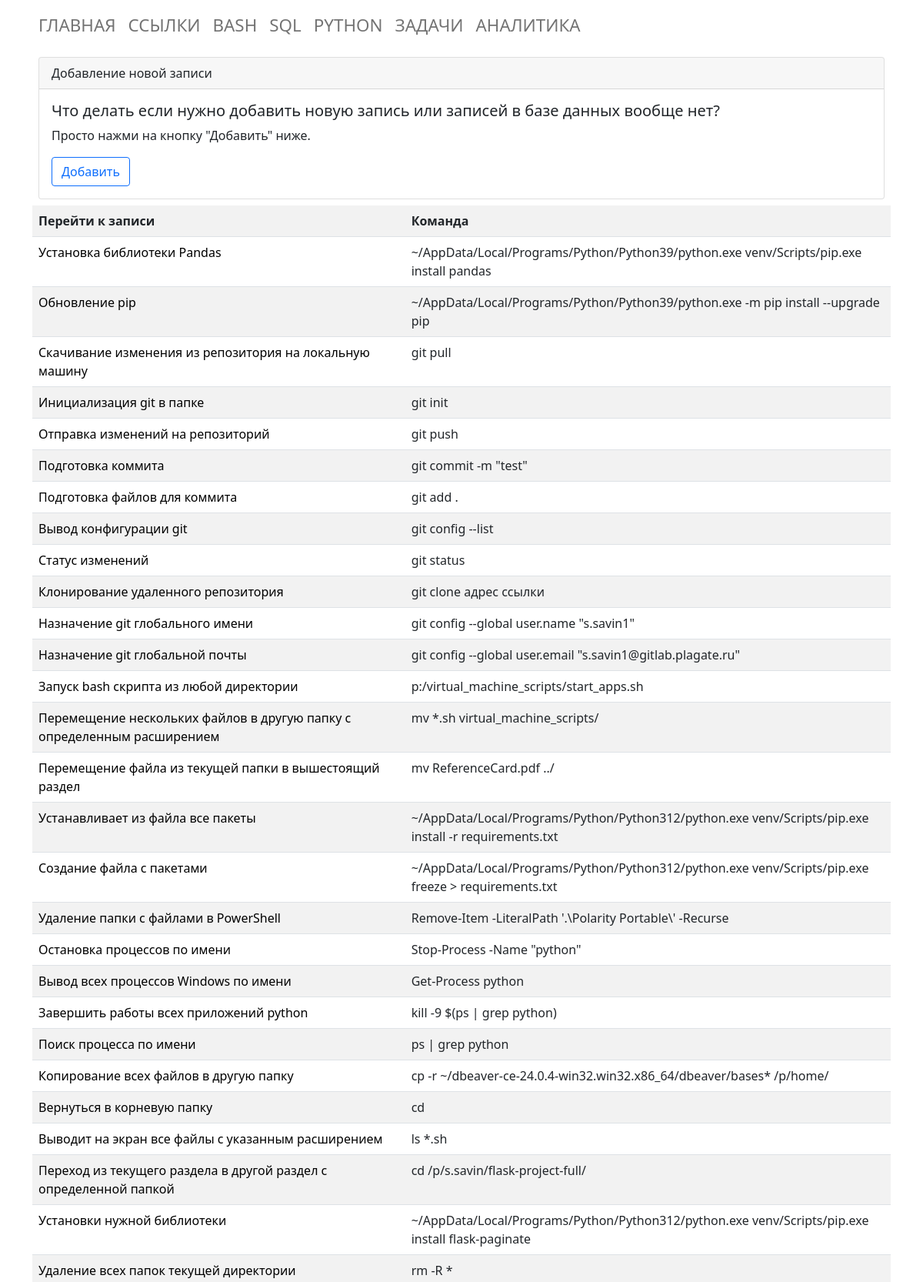
Page /bash (upper part) on the committed database.
### tables this page shows
CREATE TABLE "bash" (
    bash_id INTEGER PRIMARY KEY AUTOINCREMENT,
    bash_command TEXT NOT NULL,
    bash_name TEXT NOT NULL
  );

### app.py (the view)
@app.route("/bash")
def bash_list_commands():
    conn = connect.get_db_connection()
    bash_list = conn.execute("SELECT * FROM bash ORDER BY bash_id DESC").fetchall()
    conn.close()
    return render_template("bash/bash_list_commands.html",
                           bash_list=bash_list,
                           )

### modules/connect.py (called while the page is built)
def get_db_connection():
    db_path = os.path.join(BASE_DIR, '../database.db')
    conn = sqlite3.connect(db_path)
    conn.row_factory = sqlite3.Row
    return conn

### templates/bash/bash_list_commands.html (shortened to what this page needs)
{% extends "base.html" %}
{% block content %}
   <div class="card m-2">
      <div class="card-header">
         Добавление новой записи
      </div>
      <div class="card-body">
         <h5 class="card-title">Что делать если нужно добавить новую запись или записей в базе данных вообще нет?</h5>
         <p class="card-text">Просто нажми на кнопку "Добавить" ниже.</p>
         <a class="btn btn-outline-primary" href="{{ url_for('add_bash_command') }}">Добавить</a>
      </div>
   </div>
   <table class="table table-striped">
      <tr>
         <th>Перейти к записи</th>
         <th>Команда</th>
      </tr>
      {% for bash_list in bash_list %}
      <tr>
         <td><a href="{{ url_for('get_post_bash_command', bash_id=bash_list['bash_id']) }}">{{ bash_list['bash_name']
               }}</a></td>
         <td>{{ bash_list['bash_command'] }}</td>
      </tr>
      {% endfor %}
   </table>
{% endblock %}

### static/styles.css (style rules this page uses)
a { color: black; text-decoration: none; }

### rows in the picture
bash: bash_name "Установка библиотеки Pandas", bash_command "~/AppData/Local/Programs/Python/Python39/python.exe venv/Scripts/pip.exe install pandas"
bash: bash_name "Обновление pip", bash_command "~/AppData/Local/Programs/Python/Python39/python.exe -m pip install --upgrade pip"
bash: bash_name "Скачивание изменения из репозитория на локальную машину", bash_command "git pull"
bash: bash_name "Инициализация git в папке", bash_command "git init"
bash: bash_name "Отправка изменений на репозиторий", bash_command "git push"
bash: bash_name "Подготовка коммита", bash_command "git commit -m \"test\""
bash: bash_name "Подготовка файлов для коммита", bash_command "git add ."
bash: bash_name "Вывод конфигурации git", bash_command "git config --list"
bash: bash_name "Статус изменений", bash_command "git status"
bash: bash_name "Клонирование удаленного репозитория", bash_command "git clone адрес ссылки"
bash: bash_name "Назначение git глобального имени", bash_command "git config --global user.name \"s.savin1\""
bash: bash_name "Назначение git глобальной почты", bash_command "git config --global user.email \"s.savin1@gitlab.plagate.ru\""
bash: bash_name "Запуск bash скрипта из любой директории", bash_command "p:/virtual_machine_scripts/start_apps.sh"
bash: bash_name "Перемещение нескольких файлов в другую папку с определенным расширением", bash_command "mv *.sh virtual_machine_scripts/"
bash: bash_name "Перемещение файла из текущей папки в вышестоящий раздел", bash_command "mv ReferenceCard.pdf ../"
bash: bash_name "Устанавливает из файла все пакеты", bash_command "~/AppData/Local/Programs/Python/Python312/python.exe venv/Scripts/pip.exe install -r requirements.txt"
bash: bash_name "Создание файла с пакетами", bash_command "~/AppData/Local/Programs/Python/Python312/python.exe venv/Scripts/pip.exe freeze > requirements.txt"
bash: bash_name "Удаление папки с файлами в PowerShell", bash_command "Remove-Item -LiteralPath '.\\Polarity Portable\\' -Recurse"
bash: bash_name "Остановка процессов по имени", bash_command "Stop-Process -Name \"python\""
bash: bash_name "Вывод всех процессов Windows по имени", bash_command "Get-Process python"
bash: bash_name "Завершить работы всех приложений python", bash_command "kill -9 $(ps | grep python)"
bash: bash_name "Поиск процесса по имени", bash_command "ps | grep python"
bash: bash_name "Копирование всех файлов в другую папку", bash_command "cp -r ~/dbeaver-ce-24.0.4-win32.win32.x86_64/dbeaver/bases* /p/home/"
bash: bash_name "Вернуться в корневую папку", bash_command "cd"
bash: bash_name "Выводит на экран все файлы с указанным расширением", bash_command "ls *.sh"
bash: bash_name "Переход из текущего раздела в другой раздел с определенной папкой", bash_command "cd /p/s.savin/flask-project-full/"
bash: bash_name "Установки нужной библиотеки", bash_command "~/AppData/Local/Programs/Python/Python312/python.exe venv/Scripts/pip.exe install flask-paginate"
bash: bash_name "Удаление всех папок текущей директории", bash_command "rm -R *"
